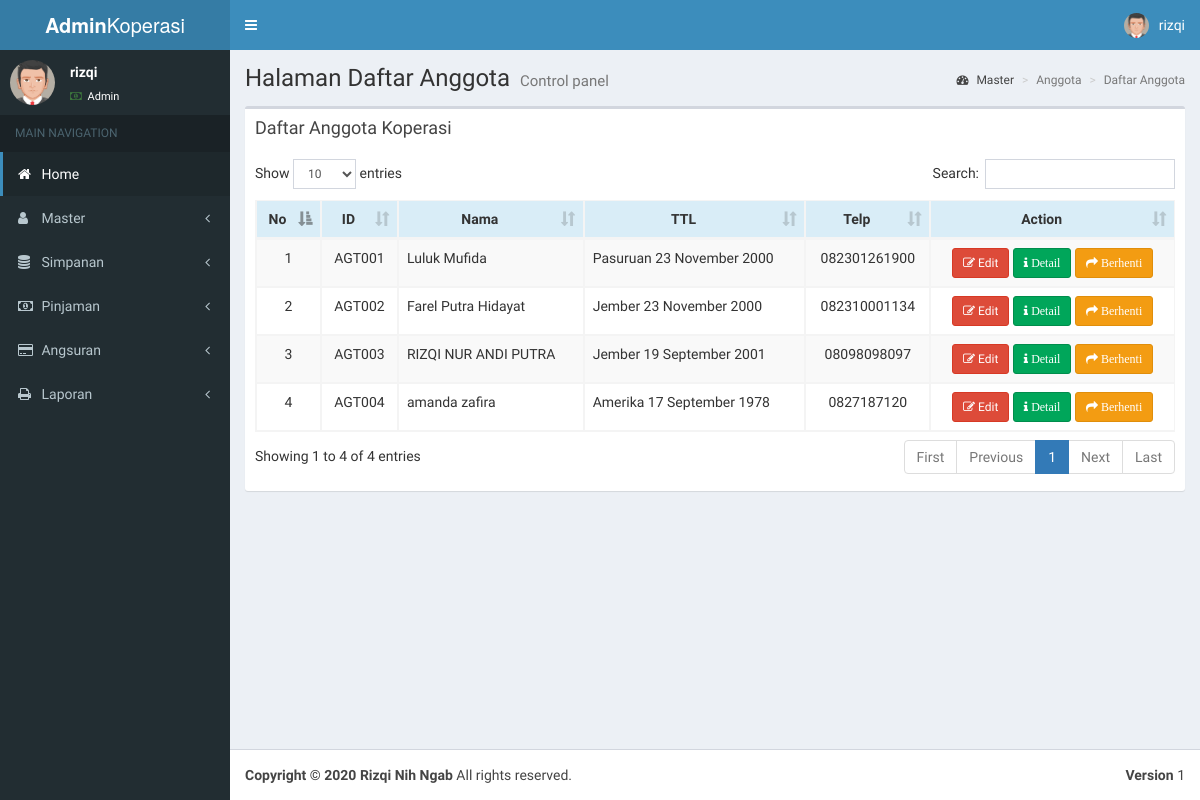
Page /page-anggota.php (signed in) on the earlier database version.
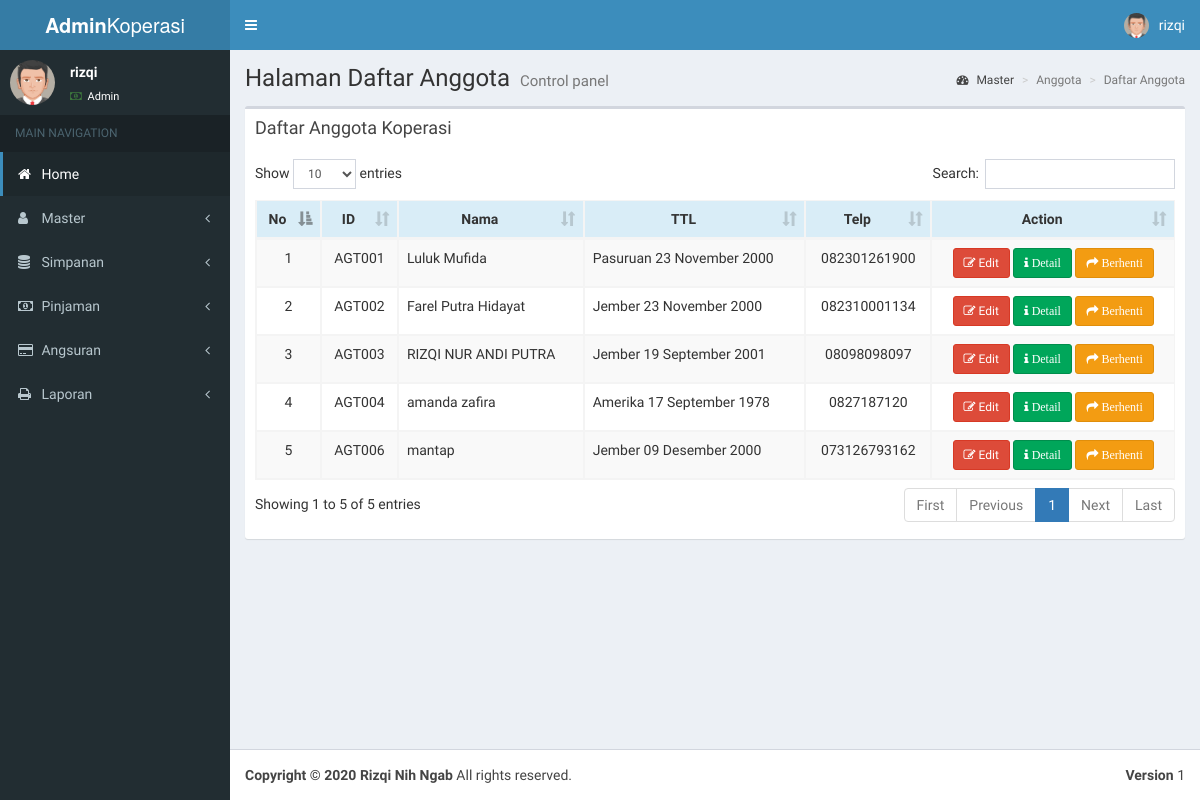
Same page on the later database version.
### tables this page shows
CREATE TABLE `anggota` (
  `id_anggota` varchar(11) NOT NULL,
  `nama` varchar(40) NOT NULL,
  `alamat` text NOT NULL,
  `tgl_lahir` date NOT NULL,
  `tmp_lahir` varchar(20) NOT NULL,
  `j_kel` varchar(20) NOT NULL,
  `status` varchar(8) NOT NULL,
  `no_telp` varchar(12) NOT NULL,
  `besar_simpanan` bigint NOT NULL,
  `foto` text NOT NULL
);

### funct.php (called while the page is built, shortened)
<?php
function TanggalIndo($date){
	$BulanIndo = array("Januari", "Februari", "Maret", "April", "Mei", "Juni", "Juli", "Agustus", "September", "Oktober", "November", "Desember");
	$tahun = substr($date, 0, 4);
	$bulan = substr($date, 5, 2);
	$tgl   = substr($date, 8, 2);
	$result = $tgl . " " . $BulanIndo[(int)$bulan-1] . " ". $tahun;
	return($result);
}
?>

### main-anggota.php (the view, shortened to what this page needs)
<?php include 'koneksi.php';
include 'funct.php';
?>
<div class="content-wrapper">
  <section class="content-header">
      <h1>
        Halaman Daftar Anggota
        <small>Control panel</small>
      </h1>
      <ol class="breadcrumb">
        <li><a href="index.php"><i class="fa fa-dashboard"></i> Master</a></li>
        <li class="active">Anggota</li>
        <li class="active">Daftar Anggota</li>
      </ol>
    </section>
    <section class="content">
          <div class="box">
            <div class="box-header">
              <h3 class="box-title">Daftar Anggota Koperasi</h3>
            </div>
            <div class="box-body">
             <?php
				        $sql = mysqli_query($conn, "SELECT * FROM anggota WHERE status='1' order by id_anggota");
		          ?>
              <table id="dataTable" class="table table-bordered table-striped">
                <thead>
                <tr class="info">
                   	  <th><center>No</center></th>
                      <th><center>ID</center></th>
                      <th><center>Nama</center></th>
                      <th><center>TTL</center></th>
                      <th><center>Telp</center></th>
                      <th><center>Action</center></th>
                    </tr>
                    </thead>
                    <tbody>
                    <tr>
                    <?php
						$no=1;
						while($data = mysqli_fetch_array($sql)){
					?>
                      <td><center><?php echo $no; ?></center></td>
                      <td><center><?php echo $data['id_anggota']; ?></center></td>
                      <td><?php echo $data['nama']; ?></td>
                      <td><?php echo $data['tmp_lahir'].' '.TanggalIndo($data['tgl_lahir'])  ?></td>
                      <td><center><?php echo $data['no_telp']; ?></center></td>
                      <td>
                         <center>
                         	<a href="page-form-anggota.php?id_anggota=<?php echo $data['id_anggota'];?>&reqa=edit" title="Edit Data Ini" class="btn btn-danger btn-sm"><i class="fa fa-edit "></i> Edit
                            </a>
                            <a href="proses.php?id_anggota=<?php echo $data['id_anggota'];?>&reqa=dell" title="Lihat Detail" class="btn btn-success btn-sm"><span class="fa fa-info"> Detail</span>
                            </a>
							<a <?php echo $data['id_anggota'];?>&reqa=dell" title="Berhenti Jadi Anggota" class="btn btn-warning btn-sm" onClick="returnconfirm();"><span class="fa fa-share"> Berhenti</span>
                            </a>
            			</center>
                      </td>
                    </tr>
                    <?php
						$no++;
						}
					?>
                </tbody>
              </table>
        </div>
      </div>
    </section>
  </div>

Differences in the rows shown:
added anggota: id_anggota "AGT006", nama "mantap", tmp_lahir "Jember", tgl_lahir "09 Desember 2000", no_telp "073126793162"
Other differences:
text written by a page script: "Show entries Search: Showing 1 to 4 of 4 entries First Previous 1 Next Last" → "Show entries Search: Showing 1 to 5 of 5 entries First Previous 1 Next Last"
